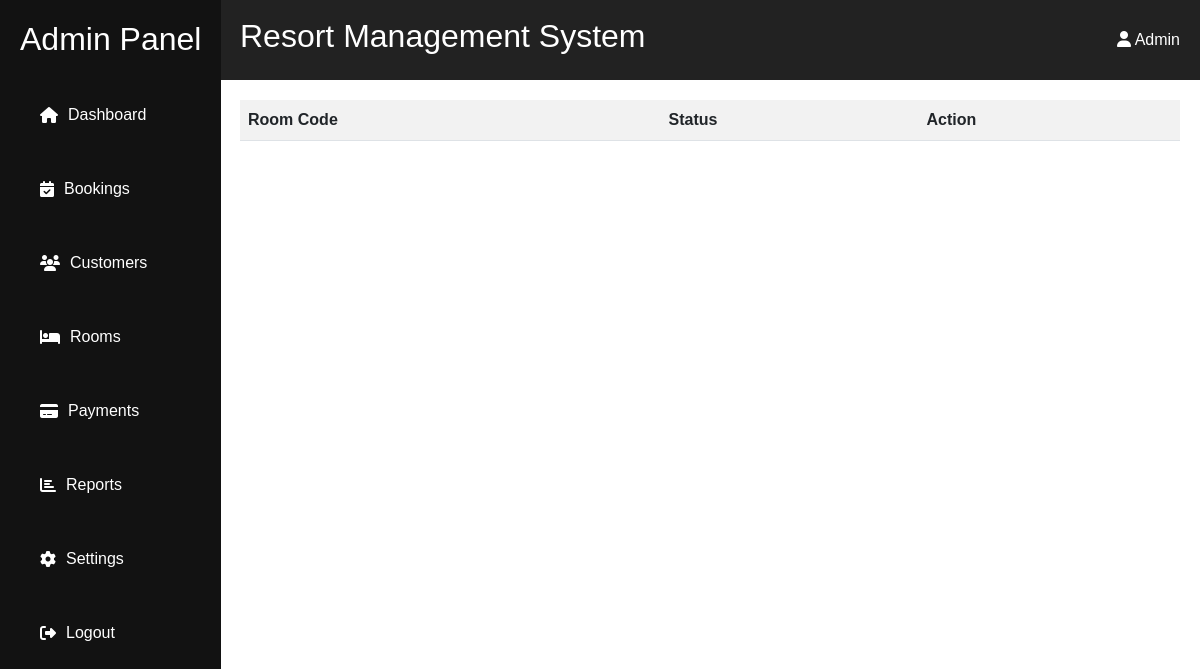
The page /admin/rooms/index.php on the database as committed earlier.
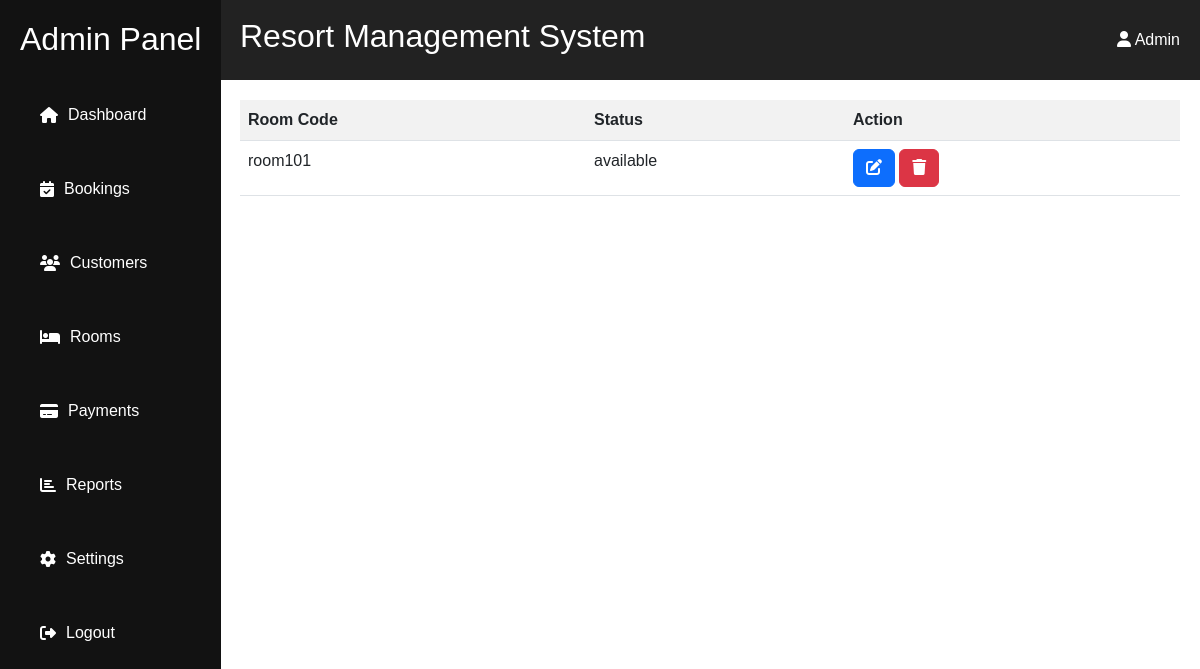
The same page on the database as committed later.
### tables this page shows
CREATE TABLE IF NOT EXISTS `room` (
  `room_id` int(11) NOT NULL AUTO_INCREMENT,
  `room_code` varchar(50) NOT NULL,
  `type` enum('standard','premium') NOT NULL,
  `status` enum('available','booked','under maintenance') NOT NULL,
  `created_at` timestamp NOT NULL DEFAULT current_timestamp(),
  `updated_at` timestamp NOT NULL DEFAULT current_timestamp(),
  PRIMARY KEY (`room_id`),
  UNIQUE KEY `room_ code` (`room_code`)
);

### admin/rooms/index.php (the view, shortened to what this page needs)
<?php
include('../../resources/database/config.php');
$sql="SELECT * FROM room";
$result=mysqli_query($conn,$sql);
?>
<div class="content" style="color:black;">
    <table class="table table-striped">
        <tr>
        <th>Room Code</th>
        <th>Status</th>
        <th>Action</th>
        </tr>
        <?php
       while($row=mysqli_fetch_assoc($result)){
        print "<tr>
        <td>{$row['room_code']}</td>
        <td>{$row['status']}</td>
        <td><a href='edit.php?id={$row['room_id']}' class='btn btn-primary'><i class='fas fa-edit'></i></a>
        <a href='delete.php?id={$row['room_id']}&index_click=true' class='btn btn-danger'><i class='fas fa-trash'></i></a></td>
        </tr>";
       }
        ?>
    </table>
</div>

Rows that differ between the two databases and show on the page:
added room: room_code "room101", status "available"
